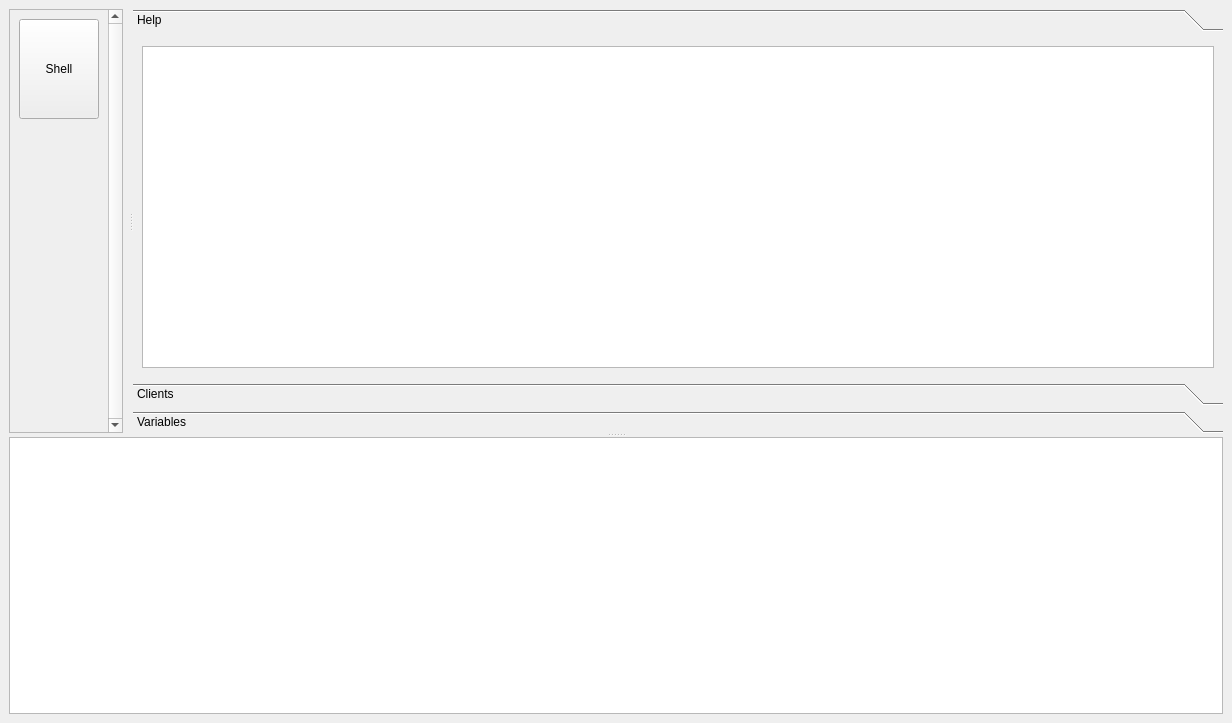
<?xml version="1.0" encoding="UTF-8"?>
<ui version="4.0">
 <class>MainWindow</class>
 <widget class="QMainWindow" name="MainWindow">
  <property name="geometry">
   <rect>
    <x>0</x>
    <y>0</y>
    <width>1232</width>
    <height>723</height>
   </rect>
  </property>
  <property name="windowTitle">
   <string>pytel supervisor</string>
  </property>
  <widget class="QWidget" name="centralwidget">
   <layout class="QGridLayout" name="gridLayout">
    <item row="0" column="0">
     <widget class="QSplitter" name="splitterLog">
      <property name="orientation">
       <enum>Qt::Vertical</enum>
      </property>
      <widget class="QWidget" name="">
       <layout class="QHBoxLayout" name="horizontalLayout" stretch="0,1">
        <item>
         <widget class="QScrollArea" name="scrollArea">
          <property name="verticalScrollBarPolicy">
           <enum>Qt::ScrollBarAlwaysOn</enum>
          </property>
          <property name="horizontalScrollBarPolicy">
           <enum>Qt::ScrollBarAlwaysOff</enum>
          </property>
          <property name="widgetResizable">
           <bool>true</bool>
          </property>
          <widget class="QWidget" name="scrollAreaWidgetContents">
           <property name="geometry">
            <rect>
             <x>0</x>
             <y>0</y>
             <width>92</width>
             <height>486</height>
            </rect>
           </property>
           <layout class="QVBoxLayout" name="verticalLayout_5">
            <item>
             <widget class="QToolButton" name="menuShell">
              <property name="minimumSize">
               <size>
                <width>80</width>
                <height>100</height>
               </size>
              </property>
              <property name="text">
               <string>Shell</string>
              </property>
              <property name="icon">
               <iconset resource="resources.qrc">
                <normaloff>:/resources/Crystal_Clear_app_terminal.png</normaloff>:/resources/Crystal_Clear_app_terminal.png</iconset>
              </property>
              <property name="iconSize">
               <size>
                <width>64</width>
                <height>64</height>
               </size>
              </property>
              <property name="toolButtonStyle">
               <enum>Qt::ToolButtonTextUnderIcon</enum>
              </property>
              <property name="autoRaise">
               <bool>false</bool>
              </property>
             </widget>
            </item>
            <item>
             <spacer name="verticalSpacer">
              <property name="orientation">
               <enum>Qt::Vertical</enum>
              </property>
              <property name="sizeHint" stdset="0">
               <size>
                <width>20</width>
                <height>40</height>
               </size>
              </property>
             </spacer>
            </item>
           </layout>
          </widget>
         </widget>
        </item>
        <item>
         <widget class="QSplitter" name="splitterToolBox">
          <property name="orientation">
           <enum>Qt::Horizontal</enum>
          </property>
          <widget class="QStackedWidget" name="stackedWidget">
           <property name="currentIndex">
            <number>-1</number>
           </property>
          </widget>
          <widget class="QToolBox" name="toolBox">
           <property name="currentIndex">
            <number>0</number>
           </property>
           <widget class="QWidget" name="pageHelp">
            <attribute name="label">
             <string>Help</string>
            </attribute>
            <layout class="QVBoxLayout" name="verticalLayout_2">
             <item>
              <widget class="QTextBrowser" name="textHelp"/>
             </item>
            </layout>
           </widget>
           <widget class="QWidget" name="pageClients">
            <property name="geometry">
             <rect>
              <x>0</x>
              <y>0</y>
              <width>498</width>
              <height>394</height>
             </rect>
            </property>
            <attribute name="label">
             <string>Clients</string>
            </attribute>
            <layout class="QVBoxLayout" name="verticalLayout">
             <item>
              <widget class="QListWidget" name="listClients">
               <property name="sizePolicy">
                <sizepolicy hsizetype="Expanding" vsizetype="Expanding">
                 <horstretch>0</horstretch>
                 <verstretch>0</verstretch>
                </sizepolicy>
               </property>
               <property name="editTriggers">
                <set>QAbstractItemView::NoEditTriggers</set>
               </property>
               <property name="selectionMode">
                <enum>QAbstractItemView::NoSelection</enum>
               </property>
              </widget>
             </item>
            </layout>
           </widget>
           <widget class="QWidget" name="page_2">
            <property name="geometry">
             <rect>
              <x>0</x>
              <y>0</y>
              <width>498</width>
              <height>394</height>
             </rect>
            </property>
            <attribute name="label">
             <string>Variables</string>
            </attribute>
            <layout class="QVBoxLayout" name="verticalLayout_4">
             <item>
              <widget class="QTableWidget" name="tableVariables">
               <attribute name="horizontalHeaderStretchLastSection">
                <bool>true</bool>
               </attribute>
               <attribute name="verticalHeaderVisible">
                <bool>false</bool>
               </attribute>
              </widget>
             </item>
            </layout>
           </widget>
          </widget>
         </widget>
        </item>
       </layout>
      </widget>
      <widget class="QTableView" name="tableLog">
       <property name="editTriggers">
        <set>QAbstractItemView::NoEditTriggers</set>
       </property>
       <property name="selectionMode">
        <enum>QAbstractItemView::SingleSelection</enum>
       </property>
       <property name="selectionBehavior">
        <enum>QAbstractItemView::SelectRows</enum>
       </property>
       <property name="gridStyle">
        <enum>Qt::NoPen</enum>
       </property>
       <property name="sortingEnabled">
        <bool>false</bool>
       </property>
       <attribute name="horizontalHeaderVisible">
        <bool>false</bool>
       </attribute>
       <attribute name="horizontalHeaderStretchLastSection">
        <bool>true</bool>
       </attribute>
       <attribute name="verticalHeaderVisible">
        <bool>false</bool>
       </attribute>
       <attribute name="verticalHeaderDefaultSectionSize">
        <number>20</number>
       </attribute>
       <attribute name="verticalHeaderMinimumSectionSize">
        <number>20</number>
       </attribute>
      </widget>
     </widget>
    </item>
   </layout>
  </widget>
 </widget>
 <resources>
  <include location="resources.qrc"/>
 </resources>
 <connections/>
</ui>
